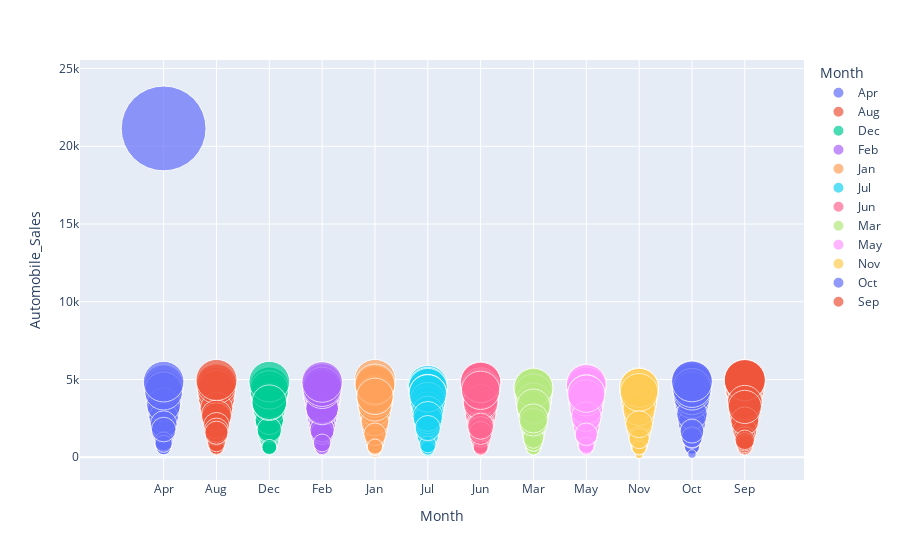

The code cell stored with this chart in its notebook:
### Markdown cell above
Develop a Bubble plot for displaying the impact of seasonality on Automobile Sales.

### Code cell
bublefig=px.scatter(df_buble_season,x="Month",y="Automobile_Sales",size="Automobile_Sales",color="Month",hover_name="Month",size_max=60)
bublefig.show()

### Figure 1 — Plotly figure (JSON) as saved in the notebook; plotly's stock layout.template omitted (floating-point values rounded to 4 significant figures)
{"data": [{"hovertemplate": "<b>%{hovertext}</b><br><br>Month=%{x}<br>Automobile_Sales=%{marker.size}<extra></extra>", "hovertext": ["Apr", "Apr", "Apr", "Apr", "Apr", "Apr", "Apr", "Apr", "Apr", "Apr", "Apr", "Apr", "Apr", "Apr", "Apr", "Apr", "Apr", "Apr", "Apr", "Apr", "Apr", "Apr", "Apr", "Apr", "Apr", "Apr", "Apr", "Apr", "Apr", "Apr", "Apr", "Apr", "Apr", "Apr", "Apr", "Apr", "Apr", "Apr", "Apr", "Apr", "Apr", "Apr", "Apr", "Apr"], "legendgroup": "Apr", "marker": {"color": "#636efa", "size": [702.8, 657.1, 617.3, 3240.0, 2514.0, 2861.0, 1345.0, 860.8, 2132.0, 1003.0, 714.8, 564.0, 804.6, 2833.0, 1637.0, 21150.0, 3619.0, 1650.0, 2550.0, 2276.0, 750.8, 670.6, 604.3, 1513.0, 2846.0, 3450.0, 2433.0, 1720.0, 669.4, 633.8, 940.2, 1981.0, 4424.0, 4025.0, 3048.0, 4666.0, 2566.0, 3370.0, 4267.0, 2123.0, 1024.0, 4867.0, 863.2, 1783.0], "sizemode": "area", "sizeref": 5.874, "symbol": "circle"}, "mode": "markers", "name": "Apr", "orientation": "v", "showlegend": true, "type": "scatter", "x": ["Apr", "Apr", "Apr", "Apr", "Apr", "Apr", "Apr", "Apr", "Apr", "Apr", "Apr", "Apr", "Apr", "Apr", "Apr", "Apr", "Apr", "Apr", "Apr", "Apr", "Apr", "Apr", "Apr", "Apr", "Apr", "Apr", "Apr", "Apr", "Apr", "Apr", "Apr", "Apr", "Apr", "Apr", "Apr", "Apr", "Apr", "Apr", "Apr", "Apr", "Apr", "Apr", "Apr", "Apr"], "xaxis": "x", "y": [702.8, 657.1, 617.3, 3240.0, 2514.0, 2861.0, 1345.0, 860.8, 2132.0, 1003.0, 714.8, 564.0, 804.6, 2833.0, 1637.0, 21150.0, 3619.0, 1650.0, 2550.0, 2276.0, 750.8, 670.6, 604.3, 1513.0, 2846.0, 3450.0, 2433.0, 1720.0, 669.4, 633.8, 940.2, 1981.0, 4424.0, 4025.0, 3048.0, 4666.0, 2566.0, 3370.0, 4267.0, 2123.0, 1024.0, 4867.0, 863.2, 1783.0], "yaxis": "y"}, {"hovertemplate": "<b>%{hovertext}</b><br><br>Month=%{x}<br>Automobile_Sales=%{marker.size}<extra></extra>", "hovertext": ["Aug", "Aug", "Aug", "Aug", "Aug", "Aug", "Aug", "Aug", "Aug", "Aug", "Aug", "Aug", "Aug", "Aug", "Aug", "Aug", "Aug", "Aug", "Aug", "Aug", "Aug", "Aug", "Aug", "Aug", "Aug", "Aug", "Aug", "Aug", "Aug", "Aug", "Aug", "Aug", "Aug", "Aug", "Aug", "Aug", "Aug", "Aug", "Aug", "Aug", "Aug", "Aug", "Aug", "Aug"], "legendgroup": "Aug", "marker": {"color": "#EF553B", "size": [734.9, 779.5, 552.3, 4120.0, 3141.0, 2512.0, 4662.0, 4160.0, 1914.0, 1408.0, 550.9, 759.5, 1343.0, 1283.0, 1522.0, 4410.0, 1455.0, 3758.0, 2617.0, 3425.0, 690.0, 731.4, 852.9, 3977.0, 3841.0, 1242.0, 889.5, 1744.0, 702.6, 613.6, 686.2, 4546.0, 4355.0, 1578.0, 3126.0, 1487.0, 4726.0, 2568.0, 2716.0, 923.2, 4973.0, 2036.0, 1740.0, 1580.0], "sizemode": "area", "sizeref": 5.874, "symbol": "circle"}, "mode": "markers", "name": "Aug", "orientation": "v", "showlegend": true, "type": "scatter", "x": ["Aug", "Aug", "Aug", "Aug", "Aug", "Aug", "Aug", "Aug", "Aug", "Aug", "Aug", "Aug", "Aug", "Aug", "Aug", "Aug", "Aug", "Aug", "Aug", "Aug", "Aug", "Aug", "Aug", "Aug", "Aug", "Aug", "Aug", "Aug", "Aug", "Aug", "Aug", "Aug", "Aug", "Aug", "Aug", "Aug", "Aug", "Aug", "Aug", "Aug", "Aug", "Aug", "Aug", "Aug"], "xaxis": "x", "y": [734.9, 779.5, 552.3, 4120.0, 3141.0, 2512.0, 4662.0, 4160.0, 1914.0, 1408.0, 550.9, 759.5, 1343.0, 1283.0, 1522.0, 4410.0, 1455.0, 3758.0, 2617.0, 3425.0, 690.0, 731.4, 852.9, 3977.0, 3841.0, 1242.0, 889.5, 1744.0, 702.6, 613.6, 686.2, 4546.0, 4355.0, 1578.0, 3126.0, 1487.0, 4726.0, 2568.0, 2716.0, 923.2, 4973.0, 2036.0, 1740.0, 1580.0], "yaxis": "y"}, {"hovertemplate": "<b>%{hovertext}</b><br><br>Month=%{x}<br>Automobile_Sales=%{marker.size}<extra></extra>", "hovertext": ["Dec", "Dec", "Dec", "Dec", "Dec", "Dec", "Dec", "Dec", "Dec", "Dec", "Dec", "Dec", "Dec", "Dec", "Dec", "Dec", "Dec", "Dec", "Dec", "Dec", "Dec", "Dec", "Dec", "Dec", "Dec", "Dec", "Dec", "Dec", "Dec", "Dec", "Dec", "Dec", "Dec", "Dec", "Dec", "Dec", "Dec", "Dec", "Dec", "Dec", "Dec", "Dec", "Dec", "Dec"], "legendgroup": "Dec", "marker": {"color": "#00cc96", "size": [745.0, 762.0, 744.6, 1437.0, 4521.0, 4207.0, 3455.0, 1923.0, 2121.0, 4358.0, 723.0, 736.3, 1281.0, 1015.0, 2393.0, 3235.0, 4066.0, 4290.0, 4549.0, 2471.0, 706.6, 691.9, 3462.0, 3138.0, 3876.0, 1445.0, 3474.0, 3189.0, 668.0, 594.5, 1628.0, 1653.0, 2372.0, 3930.0, 3687.0, 4117.0, 3641.0, 632.9, 1777.0, 3472.0, 670.4, 4331.0, 4866.0, 3538.0], "sizemode": "area", "sizeref": 5.874, "symbol": "circle"}, "mode": "markers", "name": "Dec", "orientation": "v", "showlegend": true, "type": "scatter", "x": ["Dec", "Dec", "Dec", "Dec", "Dec", "Dec", "Dec", "Dec", "Dec", "Dec", "Dec", "Dec", "Dec", "Dec", "Dec", "Dec", "Dec", "Dec", "Dec", "Dec", "Dec", "Dec", "Dec", "Dec", "Dec", "Dec", "Dec", "Dec", "Dec", "Dec", "Dec", "Dec", "Dec", "Dec", "Dec", "Dec", "Dec", "Dec", "Dec", "Dec", "Dec", "Dec", "Dec", "Dec"], "xaxis": "x", "y": [745.0, 762.0, 744.6, 1437.0, 4521.0, 4207.0, 3455.0, 1923.0, 2121.0, 4358.0, 723.0, 736.3, 1281.0, 1015.0, 2393.0, 3235.0, 4066.0, 4290.0, 4549.0, 2471.0, 706.6, 691.9, 3462.0, 3138.0, 3876.0, 1445.0, 3474.0, 3189.0, 668.0, 594.5, 1628.0, 1653.0, 2372.0, 3930.0, 3687.0, 4117.0, 3641.0, 632.9, 1777.0, 3472.0, 670.4, 4331.0, 4866.0, 3538.0], "yaxis": "y"}, {"hovertemplate": "<b>%{hovertext}</b><br><br>Month=%{x}<br>Automobile_Sales=%{marker.size}<extra></extra>", "hovertext": ["Feb", "Feb", "Feb", "Feb", "Feb", "Feb", "Feb", "Feb", "Feb", "Feb", "Feb", "Feb", "Feb", "Feb", "Feb", "Feb", "Feb", "Feb", "Feb", "Feb", "Feb", "Feb", "Feb", "Feb", "Feb", "Feb", "Feb", "Feb", "Feb", "Feb", "Feb", "Feb", "Feb", "Feb", "Feb", "Feb", "Feb", "Feb", "Feb", "Feb", "Feb", "Feb", "Feb", "Feb"], "legendgroup": "Feb", "marker": {"color": "#ab63fa", "size": [555.9, 574.3, 614.4, 3799.0, 3844.0, 4042.0, 2518.0, 1256.0, 2833.0, 4724.0, 754.8, 724.1, 686.1, 3737.0, 2852.0, 2948.0, 2044.0, 2652.0, 2028.0, 845.2, 3028.0, 756.3, 688.2, 585.1, 3884.0, 3914.0, 1620.0, 1755.0, 3485.0, 564.8, 3924.0, 721.0, 846.4, 647.5, 4262.0, 1564.0, 3180.0, 1770.0, 3253.0, 3136.0, 4377.0, 4530.0, 925.6, 4842.0], "sizemode": "area", "sizeref": 5.874, "symbol": "circle"}, "mode": "markers", "name": "Feb", "orientation": "v", "showlegend": true, "type": "scatter", "x": ["Feb", "Feb", "Feb", "Feb", "Feb", "Feb", "Feb", "Feb", "Feb", "Feb", "Feb", "Feb", "Feb", "Feb", "Feb", "Feb", "Feb", "Feb", "Feb", "Feb", "Feb", "Feb", "Feb", "Feb", "Feb", "Feb", "Feb", "Feb", "Feb", "Feb", "Feb", "Feb", "Feb", "Feb", "Feb", "Feb", "Feb", "Feb", "Feb", "Feb", "Feb", "Feb", "Feb", "Feb"], "xaxis": "x", "y": [555.9, 574.3, 614.4, 3799.0, 3844.0, 4042.0, 2518.0, 1256.0, 2833.0, 4724.0, 754.8, 724.1, 686.1, 3737.0, 2852.0, 2948.0, 2044.0, 2652.0, 2028.0, 845.2, 3028.0, 756.3, 688.2, 585.1, 3884.0, 3914.0, 1620.0, 1755.0, 3485.0, 564.8, 3924.0, 721.0, 846.4, 647.5, 4262.0, 1564.0, 3180.0, 1770.0, 3253.0, 3136.0, 4377.0, 4530.0, 925.6, 4842.0], "yaxis": "y"}, {"hovertemplate": "<b>%{hovertext}</b><br><br>Month=%{x}<br>Automobile_Sales=%{marker.size}<extra></extra>", "hovertext": ["Jan", "Jan", "Jan", "Jan", "Jan", "Jan", "Jan", "Jan", "Jan", "Jan", "Jan", "Jan", "Jan", "Jan", "Jan", "Jan", "Jan", "Jan", "Jan", "Jan", "Jan", "Jan", "Jan", "Jan", "Jan", "Jan", "Jan", "Jan", "Jan", "Jan", "Jan", "Jan", "Jan", "Jan", "Jan", "Jan", "Jan", "Jan", "Jan", "Jan", "Jan", "Jan", "Jan", "Jan"], "legendgroup": "Jan", "marker": {"color": "#FFA15A", "size": [456.0, 325.0, 466.0, 589.0, 3285.0, 3505.0, 1845.0, 1703.0, 1657.0, 2792.0, 3868.0, 619.1, 556.2, 556.8, 1535.0, 2451.0, 1068.0, 854.4, 2700.0, 1451.0, 4972.0, 744.5, 697.6, 3693.0, 4018.0, 4578.0, 1940.0, 4081.0, 1722.0, 698.3, 4000.0, 3021.0, 3107.0, 1125.0, 720.8, 2275.0, 3721.0, 3426.0, 4005.0, 4636.0, 1485.0, 681.2, 4710.0, 3917.0], "sizemode": "area", "sizeref": 5.874, "symbol": "circle"}, "mode": "markers", "name": "Jan", "orientation": "v", "showlegend": true, "type": "scatter", "x": ["Jan", "Jan", "Jan", "Jan", "Jan", "Jan", "Jan", "Jan", "Jan", "Jan", "Jan", "Jan", "Jan", "Jan", "Jan", "Jan", "Jan", "Jan", "Jan", "Jan", "Jan", "Jan", "Jan", "Jan", "Jan", "Jan", "Jan", "Jan", "Jan", "Jan", "Jan", "Jan", "Jan", "Jan", "Jan", "Jan", "Jan", "Jan", "Jan", "Jan", "Jan", "Jan", "Jan", "Jan"], "xaxis": "x", "y": [456.0, 325.0, 466.0, 589.0, 3285.0, 3505.0, 1845.0, 1703.0, 1657.0, 2792.0, 3868.0, 619.1, 556.2, 556.8, 1535.0, 2451.0, 1068.0, 854.4, 2700.0, 1451.0, 4972.0, 744.5, 697.6, 3693.0, 4018.0, 4578.0, 1940.0, 4081.0, 1722.0, 698.3, 4000.0, 3021.0, 3107.0, 1125.0, 720.8, 2275.0, 3721.0, 3426.0, 4005.0, 4636.0, 1485.0, 681.2, 4710.0, 3917.0], "yaxis": "y"}, {"hovertemplate": "<b>%{hovertext}</b><br><br>Month=%{x}<br>Automobile_Sales=%{marker.size}<extra></extra>", "hovertext": ["Jul", "Jul", "Jul", "Jul", "Jul", "Jul", "Jul", "Jul", "Jul", "Jul", "Jul", "Jul", "Jul", "Jul", "Jul", "Jul", "Jul", "Jul", "Jul", "Jul", "Jul", "Jul", "Jul", "Jul", "Jul", "Jul", "Jul", "Jul", "Jul", "Jul", "Jul", "Jul", "Jul", "Jul", "Jul", "Jul", "Jul", "Jul", "Jul", "Jul", "Jul", "Jul", "Jul", "Jul"], "legendgroup": "Jul", "marker": {"color": "#19d3f3", "size": [729.6, 638.2, 738.8, 426.5, 4633.0, 2445.0, 2727.0, 4460.0, 4050.0, 2780.0, 605.3, 688.6, 3537.0, 632.9, 1587.0, 2376.0, 4522.0, 592.3, 4464.0, 843.3, 745.0, 651.0, 2201.0, 4118.0, 3301.0, 3354.0, 1382.0, 1988.0, 663.6, 581.2, 2466.0, 1991.0, 4127.0, 3451.0, 3152.0, 2889.0, 2204.0, 3677.0, 2926.0, 2426.0, 4109.0, 824.8, 2629.0, 1876.0], "sizemode": "area", "sizeref": 5.874, "symbol": "circle"}, "mode": "markers", "name": "Jul", "orientation": "v", "showlegend": true, "type": "scatter", "x": ["Jul", "Jul", "Jul", "Jul", "Jul", "Jul", "Jul", "Jul", "Jul", "Jul", "Jul", "Jul", "Jul", "Jul", "Jul", "Jul", "Jul", "Jul", "Jul", "Jul", "Jul", "Jul", "Jul", "Jul", "Jul", "Jul", "Jul", "Jul", "Jul", "Jul", "Jul", "Jul", "Jul", "Jul", "Jul", "Jul", "Jul", "Jul", "Jul", "Jul", "Jul", "Jul", "Jul", "Jul"], "xaxis": "x", "y": [729.6, 638.2, 738.8, 426.5, 4633.0, 2445.0, 2727.0, 4460.0, 4050.0, 2780.0, 605.3, 688.6, 3537.0, 632.9, 1587.0, 2376.0, 4522.0, 592.3, 4464.0, 843.3, 745.0, 651.0, 2201.0, 4118.0, 3301.0, 3354.0, 1382.0, 1988.0, 663.6, 581.2, 2466.0, 1991.0, 4127.0, 3451.0, 3152.0, 2889.0, 2204.0, 3677.0, 2926.0, 2426.0, 4109.0, 824.8, 2629.0, 1876.0], "yaxis": "y"}, {"hovertemplate": "<b>%{hovertext}</b><br><br>Month=%{x}<br>Automobile_Sales=%{marker.size}<extra></extra>", "hovertext": ["Jun", "Jun", "Jun", "Jun", "Jun", "Jun", "Jun", "Jun", "Jun", "Jun", "Jun", "Jun", "Jun", "Jun", "Jun", "Jun", "Jun", "Jun", "Jun", "Jun", "Jun", "Jun", "Jun", "Jun", "Jun", "Jun", "Jun", "Jun", "Jun", "Jun", "Jun", "Jun", "Jun", "Jun", "Jun", "Jun", "Jun", "Jun", "Jun", "Jun", "Jun", "Jun", "Jun", "Jun"], "legendgroup": "Jun", "marker": {"color": "#FF6692", "size": [754.5, 677.6, 726.7, 4770.0, 2195.0, 3678.0, 797.3, 3495.0, 4224.0, 3003.0, 570.9, 706.3, 1260.0, 918.7, 2283.0, 2767.0, 2287.0, 1672.0, 4342.0, 4843.0, 563.1, 623.1, 2103.0, 571.6, 3526.0, 3116.0, 2798.0, 3372.0, 639.1, 558.8, 2182.0, 4489.0, 3868.0, 1936.0, 4384.0, 2065.0, 3554.0, 1344.0, 4812.0, 688.8, 1819.0, 4308.0, 1566.0, 1996.0], "sizemode": "area", "sizeref": 5.874, "symbol": "circle"}, "mode": "markers", "name": "Jun", "orientation": "v", "showlegend": true, "type": "scatter", "x": ["Jun", "Jun", "Jun", "Jun", "Jun", "Jun", "Jun", "Jun", "Jun", "Jun", "Jun", "Jun", "Jun", "Jun", "Jun", "Jun", "Jun", "Jun", "Jun", "Jun", "Jun", "Jun", "Jun", "Jun", "Jun", "Jun", "Jun", "Jun", "Jun", "Jun", "Jun", "Jun", "Jun", "Jun", "Jun", "Jun", "Jun", "Jun", "Jun", "Jun", "Jun", "Jun", "Jun", "Jun"], "xaxis": "x", "y": [754.5, 677.6, 726.7, 4770.0, 2195.0, 3678.0, 797.3, 3495.0, 4224.0, 3003.0, 570.9, 706.3, 1260.0, 918.7, 2283.0, 2767.0, 2287.0, 1672.0, 4342.0, 4843.0, 563.1, 623.1, 2103.0, 571.6, 3526.0, 3116.0, 2798.0, 3372.0, 639.1, 558.8, 2182.0, 4489.0, 3868.0, 1936.0, 4384.0, 2065.0, 3554.0, 1344.0, 4812.0, 688.8, 1819.0, 4308.0, 1566.0, 1996.0], "yaxis": "y"}, {"hovertemplate": "<b>%{hovertext}</b><br><br>Month=%{x}<br>Automobile_Sales=%{marker.size}<extra></extra>", "hovertext": ["Mar", "Mar", "Mar", "Mar", "Mar", "Mar", "Mar", "Mar", "Mar", "Mar", "Mar", "Mar", "Mar", "Mar", "Mar", "Mar", "Mar", "Mar", "Mar", "Mar", "Mar", "Mar", "Mar", "Mar", "Mar", "Mar", "Mar", "Mar", "Mar", "Mar", "Mar", "Mar", "Mar", "Mar", "Mar", "Mar", "Mar", "Mar", "Mar", "Mar", "Mar", "Mar", "Mar", "Mar"], "legendgroup": "Mar", "marker": {"color": "#B6E880", "size": [620.0, 654.0, 751.4, 3534.0, 3822.0, 2564.0, 645.2, 1260.0, 2924.0, 4436.0, 574.7, 559.4, 783.9, 3798.0, 3245.0, 3638.0, 1182.0, 3036.0, 4060.0, 4441.0, 1973.0, 683.5, 714.5, 3484.0, 4111.0, 3198.0, 1502.0, 3620.0, 4164.0, 608.3, 1381.0, 3507.0, 969.2, 2147.0, 3297.0, 3196.0, 985.1, 1241.0, 3652.0, 3178.0, 4480.0, 3311.0, 2259.0, 2499.0], "sizemode": "area", "sizeref": 5.874, "symbol": "circle"}, "mode": "markers", "name": "Mar", "orientation": "v", "showlegend": true, "type": "scatter", "x": ["Mar", "Mar", "Mar", "Mar", "Mar", "Mar", "Mar", "Mar", "Mar", "Mar", "Mar", "Mar", "Mar", "Mar", "Mar", "Mar", "Mar", "Mar", "Mar", "Mar", "Mar", "Mar", "Mar", "Mar", "Mar", "Mar", "Mar", "Mar", "Mar", "Mar", "Mar", "Mar", "Mar", "Mar", "Mar", "Mar", "Mar", "Mar", "Mar", "Mar", "Mar", "Mar", "Mar", "Mar"], "xaxis": "x", "y": [620.0, 654.0, 751.4, 3534.0, 3822.0, 2564.0, 645.2, 1260.0, 2924.0, 4436.0, 574.7, 559.4, 783.9, 3798.0, 3245.0, 3638.0, 1182.0, 3036.0, 4060.0, 4441.0, 1973.0, 683.5, 714.5, 3484.0, 4111.0, 3198.0, 1502.0, 3620.0, 4164.0, 608.3, 1381.0, 3507.0, 969.2, 2147.0, 3297.0, 3196.0, 985.1, 1241.0, 3652.0, 3178.0, 4480.0, 3311.0, 2259.0, 2499.0], "yaxis": "y"}, {"hovertemplate": "<b>%{hovertext}</b><br><br>Month=%{x}<br>Automobile_Sales=%{marker.size}<extra></extra>", "hovertext": ["May", "May", "May", "May", "May", "May", "May", "May", "May", "May", "May", "May", "May", "May", "May", "May", "May", "May", "May", "May", "May", "May", "May", "May", "May", "May", "May", "May", "May", "May", "May", "May", "May", "May", "May", "May", "May", "May", "May", "May", "May", "May", "May", "May"], "legendgroup": "May", "marker": {"color": "#FF97FF", "size": [770.4, 752.9, 763.9, 908.1, 851.8, 3336.0, 2778.0, 1884.0, 3663.0, 2290.0, 676.1, 750.0, 3257.0, 1264.0, 2497.0, 1310.0, 1463.0, 3604.0, 1362.0, 2952.0, 671.6, 650.0, 1525.0, 2696.0, 1171.0, 4493.0, 4576.0, 4715.0, 572.7, 660.0, 3649.0, 4532.0, 1997.0, 3060.0, 3319.0, 4671.0, 1421.0, 3207.0, 4110.0, 778.7, 3820.0, 2611.0, 1483.0, 4090.0], "sizemode": "area", "sizeref": 5.874, "symbol": "circle"}, "mode": "markers", "name": "May", "orientation": "v", "showlegend": true, "type": "scatter", "x": ["May", "May", "May", "May", "May", "May", "May", "May", "May", "May", "May", "May", "May", "May", "May", "May", "May", "May", "May", "May", "May", "May", "May", "May", "May", "May", "May", "May", "May", "May", "May", "May", "May", "May", "May", "May", "May", "May", "May", "May", "May", "May", "May", "May"], "xaxis": "x", "y": [770.4, 752.9, 763.9, 908.1, 851.8, 3336.0, 2778.0, 1884.0, 3663.0, 2290.0, 676.1, 750.0, 3257.0, 1264.0, 2497.0, 1310.0, 1463.0, 3604.0, 1362.0, 2952.0, 671.6, 650.0, 1525.0, 2696.0, 1171.0, 4493.0, 4576.0, 4715.0, 572.7, 660.0, 3649.0, 4532.0, 1997.0, 3060.0, 3319.0, 4671.0, 1421.0, 3207.0, 4110.0, 778.7, 3820.0, 2611.0, 1483.0, 4090.0], "yaxis": "y"}, {"hovertemplate": "<b>%{hovertext}</b><br><br>Month=%{x}<br>Automobile_Sales=%{marker.size}<extra></extra>", "hovertext": ["Nov", "Nov", "Nov", "Nov", "Nov", "Nov", "Nov", "Nov", "Nov", "Nov", "Nov", "Nov", "Nov", "Nov", "Nov", "Nov", "Nov", "Nov", "Nov", "Nov", "Nov", "Nov", "Nov", "Nov", "Nov", "Nov", "Nov", "Nov", "Nov", "Nov", "Nov", "Nov", "Nov", "Nov", "Nov", "Nov", "Nov", "Nov", "Nov", "Nov", "Nov", "Nov", "Nov", "Nov"], "legendgroup": "Nov", "marker": {"color": "#FECB52", "size": [763.0, 558.0, 102.0, 2963.0, 2183.0, 832.0, 2366.0, 1831.0, 1998.0, 4266.0, 689.8, 604.8, 1070.0, 2120.0, 3019.0, 1060.0, 628.4, 4192.0, 4113.0, 4114.0, 195.0, 653.1, 3755.0, 3949.0, 4499.0, 1750.0, 4194.0, 1518.0, 724.2, 662.2, 4449.0, 4297.0, 727.0, 3316.0, 2510.0, 3430.0, 3614.0, 1301.0, 3089.0, 4466.0, 597.1, 4173.0, 1202.0, 2125.0], "sizemode": "area", "sizeref": 5.874, "symbol": "circle"}, "mode": "markers", "name": "Nov", "orientation": "v", "showlegend": true, "type": "scatter", "x": ["Nov", "Nov", "Nov", "Nov", "Nov", "Nov", "Nov", "Nov", "Nov", "Nov", "Nov", "Nov", "Nov", "Nov", "Nov", "Nov", "Nov", "Nov", "Nov", "Nov", "Nov", "Nov", "Nov", "Nov", "Nov", "Nov", "Nov", "Nov", "Nov", "Nov", "Nov", "Nov", "Nov", "Nov", "Nov", "Nov", "Nov", "Nov", "Nov", "Nov", "Nov", "Nov", "Nov", "Nov"], "xaxis": "x", "y": [763.0, 558.0, 102.0, 2963.0, 2183.0, 832.0, 2366.0, 1831.0, 1998.0, 4266.0, 689.8, 604.8, 1070.0, 2120.0, 3019.0, 1060.0, 628.4, 4192.0, 4113.0, 4114.0, 195.0, 653.1, 3755.0, 3949.0, 4499.0, 1750.0, 4194.0, 1518.0, 724.2, 662.2, 4449.0, 4297.0, 727.0, 3316.0, 2510.0, 3430.0, 3614.0, 1301.0, 3089.0, 4466.0, 597.1, 4173.0, 1202.0, 2125.0], "yaxis": "y"}, {"hovertemplate": "<b>%{hovertext}</b><br><br>Month=%{x}<br>Automobile_Sales=%{marker.size}<extra></extra>", "hovertext": ["Oct", "Oct", "Oct", "Oct", "Oct", "Oct", "Oct", "Oct", "Oct", "Oct", "Oct", "Oct", "Oct", "Oct", "Oct", "Oct", "Oct", "Oct", "Oct", "Oct", "Oct", "Oct", "Oct", "Oct", "Oct", "Oct", "Oct", "Oct", "Oct", "Oct", "Oct", "Oct", "Oct", "Oct", "Oct", "Oct", "Oct", "Oct", "Oct", "Oct", "Oct", "Oct", "Oct", "Oct"], "legendgroup": "Oct", "marker": {"color": "#636efa", "size": [609.7, 648.1, 720.2, 4686.0, 1741.0, 4702.0, 3940.0, 1038.0, 4776.0, 3552.0, 619.4, 566.7, 1567.0, 1620.0, 3282.0, 2911.0, 2408.0, 4258.0, 2269.0, 2214.0, 570.2, 759.5, 2608.0, 842.9, 1413.0, 3727.0, 2246.0, 3630.0, 690.4, 626.5, 697.4, 4210.0, 1620.0, 3939.0, 3906.0, 4901.0, 2768.0, 4263.0, 1230.0, 4457.0, 214.0, 4876.0, 1291.0, 1686.0], "sizemode": "area", "sizeref": 5.874, "symbol": "circle"}, "mode": "markers", "name": "Oct", "orientation": "v", "showlegend": true, "type": "scatter", "x": ["Oct", "Oct", "Oct", "Oct", "Oct", "Oct", "Oct", "Oct", "Oct", "Oct", "Oct", "Oct", "Oct", "Oct", "Oct", "Oct", "Oct", "Oct", "Oct", "Oct", "Oct", "Oct", "Oct", "Oct", "Oct", "Oct", "Oct", "Oct", "Oct", "Oct", "Oct", "Oct", "Oct", "Oct", "Oct", "Oct", "Oct", "Oct", "Oct", "Oct", "Oct", "Oct", "Oct", "Oct"], "xaxis": "x", "y": [609.7, 648.1, 720.2, 4686.0, 1741.0, 4702.0, 3940.0, 1038.0, 4776.0, 3552.0, 619.4, 566.7, 1567.0, 1620.0, 3282.0, 2911.0, 2408.0, 4258.0, 2269.0, 2214.0, 570.2, 759.5, 2608.0, 842.9, 1413.0, 3727.0, 2246.0, 3630.0, 690.4, 626.5, 697.4, 4210.0, 1620.0, 3939.0, 3906.0, 4901.0, 2768.0, 4263.0, 1230.0, 4457.0, 214.0, 4876.0, 1291.0, 1686.0], "yaxis": "y"}, {"hovertemplate": "<b>%{hovertext}</b><br><br>Month=%{x}<br>Automobile_Sales=%{marker.size}<extra></extra>", "hovertext": ["Sep", "Sep", "Sep", "Sep", "Sep", "Sep", "Sep", "Sep", "Sep", "Sep", "Sep", "Sep", "Sep", "Sep", "Sep", "Sep", "Sep", "Sep", "Sep", "Sep", "Sep", "Sep", "Sep", "Sep", "Sep", "Sep", "Sep", "Sep", "Sep", "Sep", "Sep", "Sep", "Sep", "Sep", "Sep", "Sep", "Sep", "Sep", "Sep", "Sep", "Sep", "Sep", "Sep", "Sep"], "legendgroup": "Sep", "marker": {"color": "#EF553B", "size": [705.6, 574.2, 776.2, 4200.0, 2937.0, 3429.0, 1016.0, 3588.0, 4602.0, 4359.0, 659.1, 591.9, 3627.0, 4501.0, 4807.0, 3350.0, 2801.0, 2925.0, 883.9, 876.8, 575.2, 690.7, 2188.0, 2981.0, 1302.0, 2651.0, 3637.0, 1395.0, 773.3, 778.3, 1700.0, 4968.0, 4974.0, 611.8, 4944.0, 4966.0, 1291.0, 3511.0, 2331.0, 3241.0, 692.8, 845.4, 996.0, 1123.0], "sizemode": "area", "sizeref": 5.874, "symbol": "circle"}, "mode": "markers", "name": "Sep", "orientation": "v", "showlegend": true, "type": "scatter", "x": ["Sep", "Sep", "Sep", "Sep", "Sep", "Sep", "Sep", "Sep", "Sep", "Sep", "Sep", "Sep", "Sep", "Sep", "Sep", "Sep", "Sep", "Sep", "Sep", "Sep", "Sep", "Sep", "Sep", "Sep", "Sep", "Sep", "Sep", "Sep", "Sep", "Sep", "Sep", "Sep", "Sep", "Sep", "Sep", "Sep", "Sep", "Sep", "Sep", "Sep", "Sep", "Sep", "Sep", "Sep"], "xaxis": "x", "y": [705.6, 574.2, 776.2, 4200.0, 2937.0, 3429.0, 1016.0, 3588.0, 4602.0, 4359.0, 659.1, 591.9, 3627.0, 4501.0, 4807.0, 3350.0, 2801.0, 2925.0, 883.9, 876.8, 575.2, 690.7, 2188.0, 2981.0, 1302.0, 2651.0, 3637.0, 1395.0, 773.3, 778.3, 1700.0, 4968.0, 4974.0, 611.8, 4944.0, 4966.0, 1291.0, 3511.0, 2331.0, 3241.0, 692.8, 845.4, 996.0, 1123.0], "yaxis": "y"}], "layout": {"legend": {"itemsizing": "constant", "title": {"text": "Month"}, "tracegroupgap": 0}, "margin": {"t": 60}, "xaxis": {"anchor": "y", "categoryarray": ["Apr", "Aug", "Dec", "Feb", "Jan", "Jul", "Jun", "Mar", "May", "Nov", "Oct", "Sep"], "categoryorder": "array", "domain": [0, 1], "title": {"text": "Month"}}, "yaxis": {"anchor": "x", "domain": [0, 1], "title": {"text": "Automobile_Sales"}}}}
